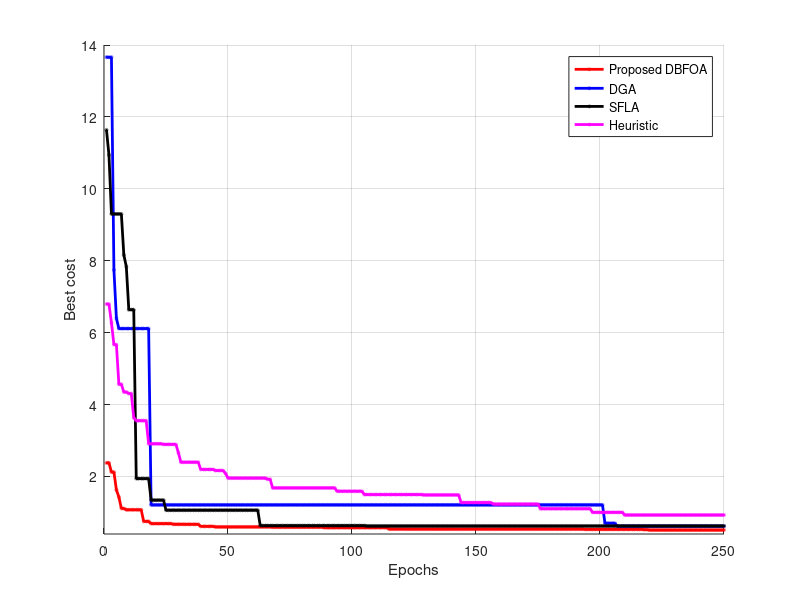

Recreate this plot in MATLAB.
clear all;
close all;
clc;

Max_epoch = 250;
load('BF1.mat')
load('DGA1.mat');DGA1(1)=13.66;
load('SFLA1.mat');
load('Heuristic.mat')

BF1(end:Max_epoch) = BF1(end);

figure(1);
hold on;
grid on;
plot(BF1(1:Max_epoch),'ro-','LineWidth',2,'Markersize',1);
plot(DGA1(1:5:5*Max_epoch),'bo-','LineWidth',2,'Markersize',1);
plot(SFLA1,'ko-','LineWidth',2,'Markersize',1);
plot(mean(Heuristic'),'mo-','LineWidth',2,'Markersize',1);
ylim([0.4 14])
ylabel('Best cost');
xlabel('Epochs');
legend('Proposed DBFOA','DGA','SFLA','Heuristic');
